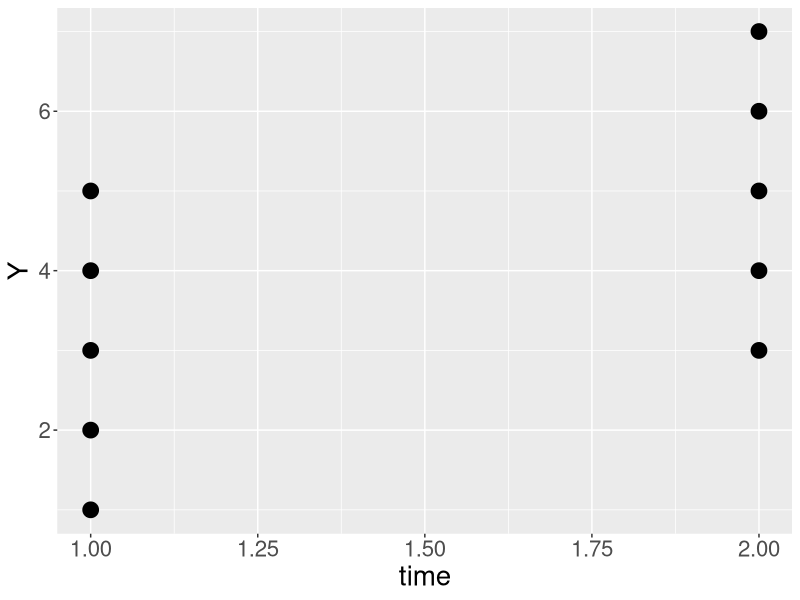
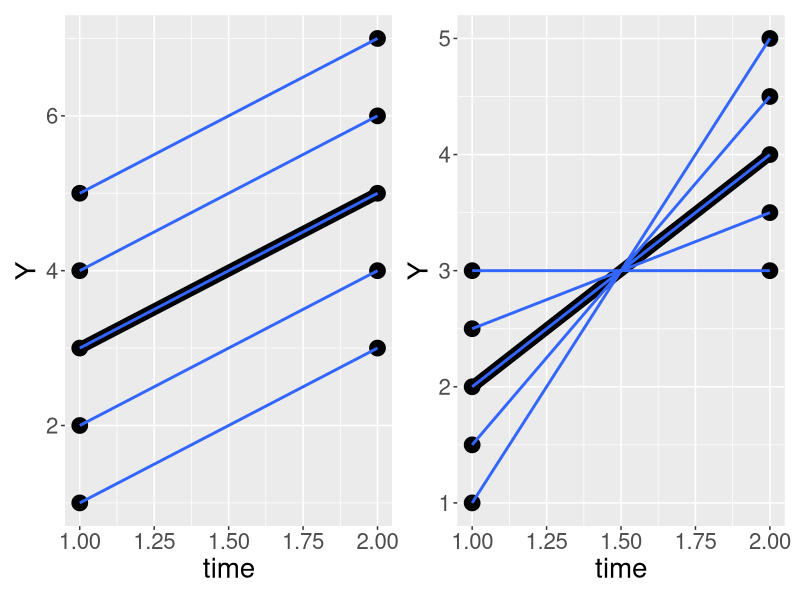

These figures' R source, in order:
## ---- chunk 1
library(tidyverse)
## ---- chunk 2
#| fig-width: 10
#| fig-height: 7.5

simp<- tribble(
  ~ID,  ~Y, ~time,
1,5,1,
1,7,2,
2,4,1,
2,6,2,
3,3,1,
3,5,2,
4,2,1,
4,4,2,
5,1,1,
5,3,2)

ggplot(simp, aes(x=time, y=Y)) +
    geom_point(size=5) + theme(text = element_text(size = 20)) 
## ---- chunk 3
library(tidyverse)

 ro.ml <- ggplot(simp, aes(x=time, y=Y)) +
    geom_point(size=5) + 
  stat_summary(fun = mean, geom="line", size = 4)+ geom_smooth(aes(group = ID), method=lm, se=FALSE) + theme(text = element_text(size = 20))

simp2<- tribble(
  ~ID,  ~Y, ~time,
1,1,1,
1,5,2,
2,1.5,1,
2,4.5,2,
3,2,1,
3,4,2,
4,2.5,1,
4,3.5,2,
5,3,1,
5,3,2)

noro.ml<- ggplot(simp2, aes(x=time, y=Y)) +
    geom_point(size=5) +   stat_summary(fun = mean, geom="line", size = 4) + geom_smooth(aes(group = ID), method=lm, se=FALSE) + theme(text = element_text(size = 20))

library(patchwork)
ro.ml + noro.ml

